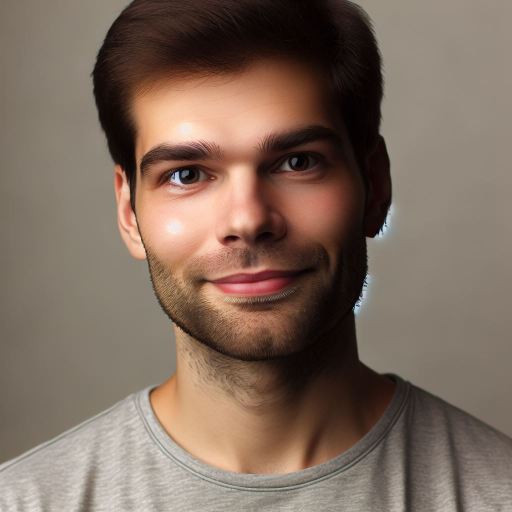
#> input picture pics/visage.jpeg, 1024 x 1024 px, found by its file name (shown at 1/2 size); its folder holds only this picture in this run
$ python blur_image.py pics/visage.jpeg
#> lines starting #> are read from the running program, lines starting #| are printed output that depends on the picture
import numpy as np
import cv2
import matplotlib.pyplot as plt
import argparse
import os

parser = argparse.ArgumentParser(description="Blur or pixelate faces in a video.")
parser.add_argument("image_name", type=str, help="Name of the image file in the 'pics' folder")
parser.add_argument("--pixel", action="store_true", help="Apply pixelation instead of blur")
args = parser.parse_args()

# Construire le chemin complet vers l'image
image_path = os.path.join("pics", args.image_name)

# Lire l'image et la convertir en RGB
image = cv2.cvtColor(cv2.imread(image_path), cv2.COLOR_BGR2RGB)

# Afficher l'image originale
print('Original Image')
plt.imshow(image)
plt.axis('off')
plt.show()

# Convertir en niveaux de gris pour la détection
gray = cv2.cvtColor(image, cv2.COLOR_RGB2GRAY)
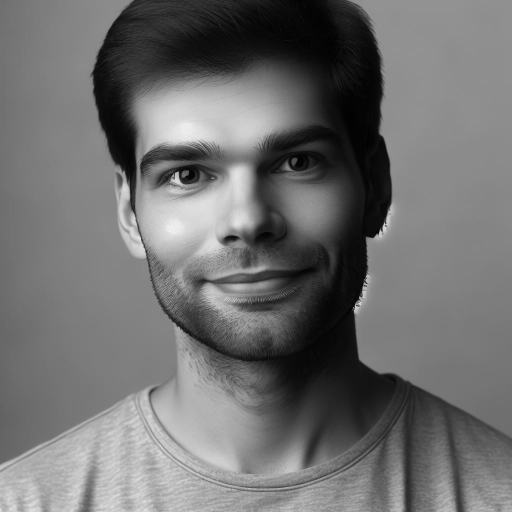
#> gray: shape (1024, 1024) (shown at 1/2 size); min 0, max 248, mean 111.3

# Charger le classificateur
cascade = cv2.CascadeClassifier("utils/haarcascade_frontalface_default.xml")

# Détection des visages
face_data = cascade.detectMultiScale(gray, scaleFactor=1.1, minNeighbors=5)
#> face_data = [[220, 127, 537, 537]]

# Flouter tous les visages détectés
for x, y, w, h in face_data:
    if args.pixel:
        face = image[y:y+h, x:x+w]
        pixel_size = 15 # Plus petit = plus pixelisé
        temp = cv2.resize(face, (pixel_size, pixel_size), interpolation=cv2.INTER_LINEAR)
        pixelated_face = cv2.resize(temp, (w, h), interpolation=cv2.INTER_NEAREST)
        image[y:y+h, x:x+w] = pixelated_face
    else:
        image[y:y+h, x:x+w] = cv2.medianBlur(image[y:y+h, x:x+w], 35)
#> this loop made 1 pass
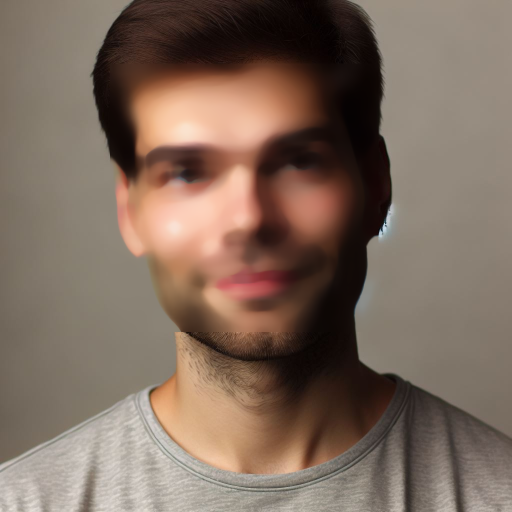
#> image: shape (1024, 1024, 3) (shown at 1/2 size); mean R, G, B 126.4, 106.9, 93.6

# Afficher l'image floutée
print('Blured Image')
plt.imshow(image)
plt.axis('off')
plt.show()
